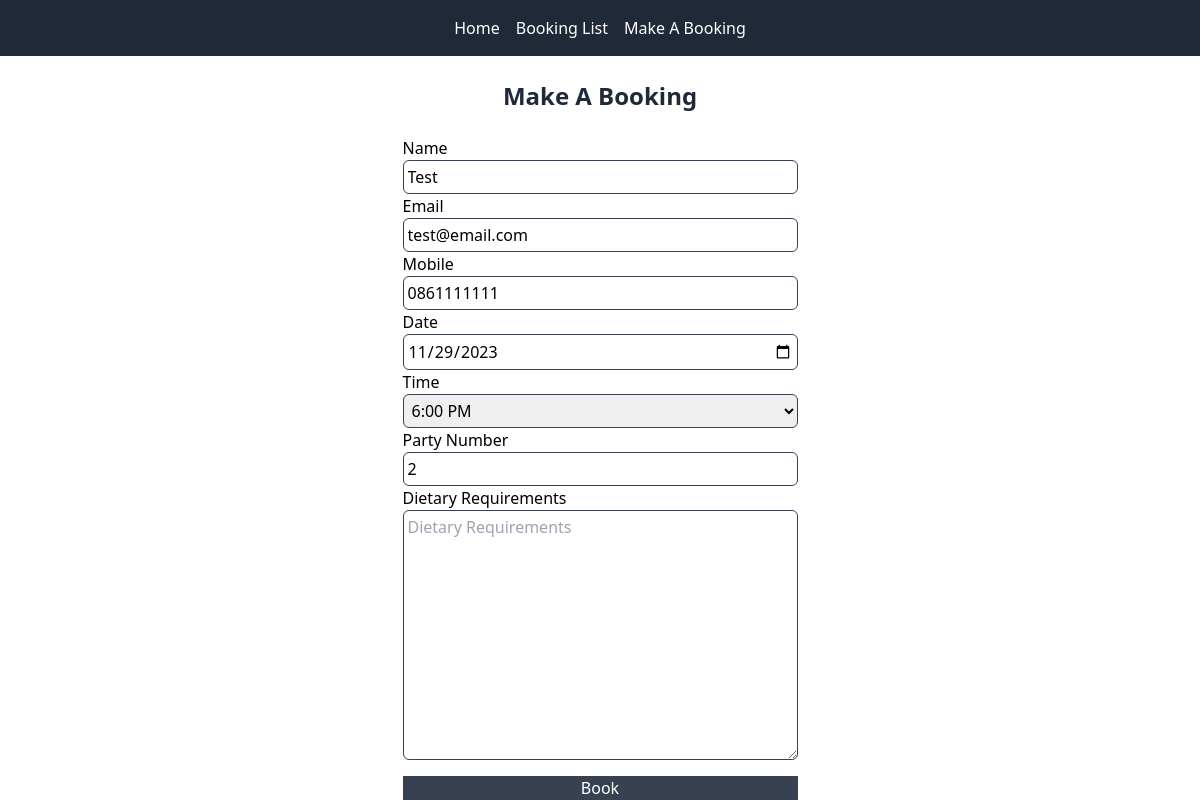
Screenshot of /booking-edit/9/ with the database file from the repository.
### tables/models.py (models this page shows, shortened)
class Table(models.Model):
    customer_name = models.CharField(max_length=50)
    customer_email = models.EmailField()
    customer_mobile = models.CharField(max_length=20)
    table_number = models.CharField(max_length=10, blank=True, null=True)
    date = models.DateField()
    time = models.IntegerField(choices=BOOKING_TIME)
    party_number = models.PositiveIntegerField()
    dietary_requirements = models.TextField(blank=True, null=True)
    created_at = models.DateTimeField(auto_now_add=True)

### tables/views.py (the view, shortened to what this page needs)
# urls.py: path("booking-edit/<int:pk>/", views.booking_edit, name="booking_edit"),
def booking_edit(request, pk):
    try:
        booking = Table.objects.get(pk=pk)
    except Table.DoesNotExist:
        raise Http404("Booking does not exist.")
    form = TableForm(instance=booking)
    return render(request, "booking.html", {"form": form})

### templates/booking.html (shortened to what this page needs)
{% extends 'base.html' %}
{% block content %}
<h1 class="text-center text-gray-800 text-2xl font-bold my-6">Make A Booking</h1>
<div class="flex flex-col items-center justify-center">
    <form method="POST" class="flex flex-col justify-evenly">
        {{ form.customer_name.label }}
        {{ form.customer_name }}
        {{ form.customer_email.label }}
        {{ form.customer_email }}
        {{ form.customer_mobile.label }}
        {{ form.customer_mobile }}
        {{ form.date.label}}
        {{ form.date }}
        {{ form.time.label}}
        {{ form.time }}
        {{ form.party_number.label}}
        {{ form.party_number }}
        {{ form.dietary_requirements.label}}
        {{ form.dietary_requirements }}
        <button type="submit" class="bg-gray-700 text-white mt-4">Book</button>
    </form>
</div>
{% endblock %}

### rows the page displays
Table: customer_name "Test", customer_email "test@email.com", customer_mobile "0861111111", date "11/29/2023", time "6:00 PM", party_number "2"
